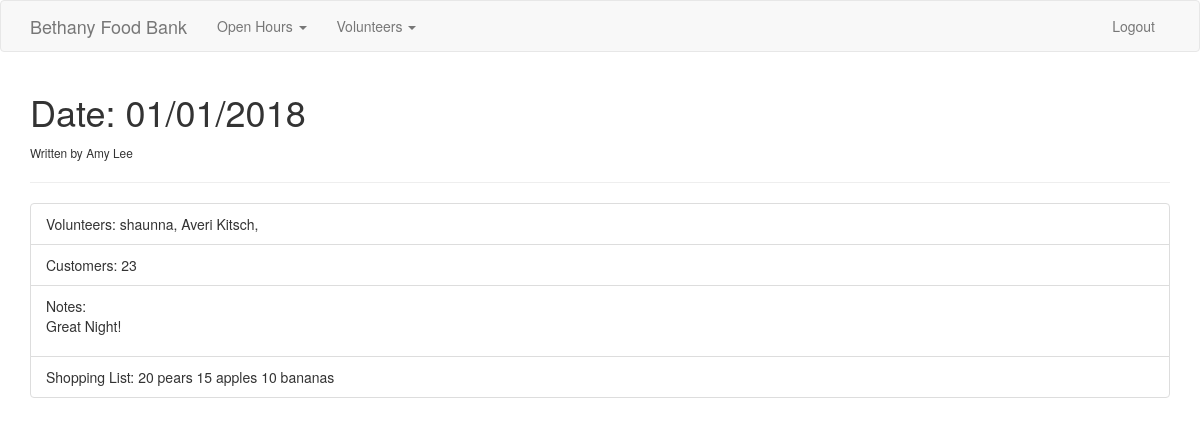
/openhours/1/notes (signed in), run on an earlier commit of the app's database.
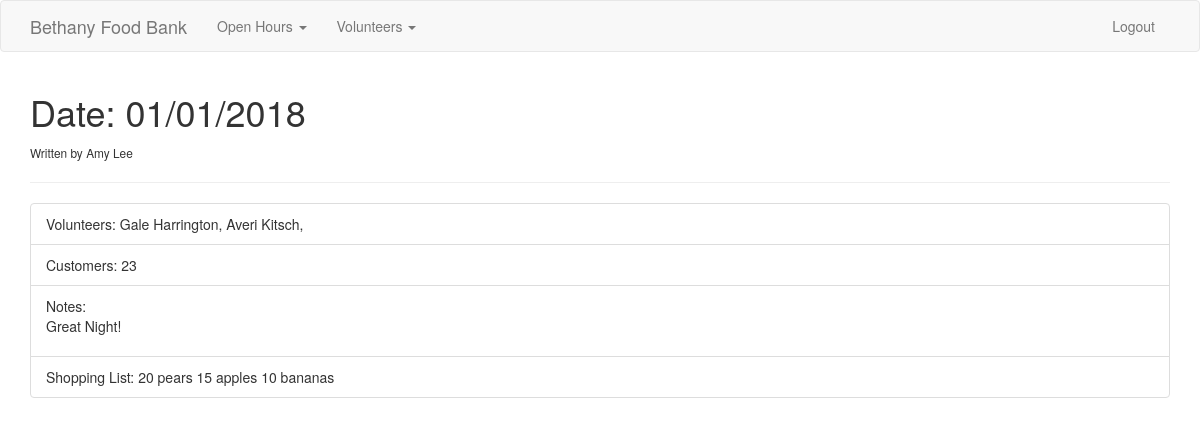
And on a later commit of the database.
### app/models.py (models this page shows, shortened)
class Volunteer(db.Model):
    id = db.Column(db.Integer(), primary_key=True)
    name = db.Column(db.String(100), unique=True)
    role = db.Column(db.String(50))
    email = db.Column(db.String(255), nullable=False)
    active = db.Column(db.Boolean)
    openhours = db.relationship('Openhour', secondary=openhour_volunteers, backref='ohvolunteers', lazy='subquery')
    openhour_shoppers = db.relationship('Openhour', secondary=openhour_shoppers, backref='ohshoppers', lazy='subquery')
    notes = db.relationship('Note', backref='openhour', lazy=True)

### app/openhours/views.py (the view)
@openhours_blueprint.route('/<string:id>/notes')
@admin_logged_in
def notes(id):
    openhour = Openhour.query.get(id)
    notes = openhour.notes[0]
    author = Volunteer.query.get(notes.author)
    return render_template('notes.html', notes=notes, openhour=openhour, author=author)

### app/login_helpers.py (called while the page is built)
def admin_logged_in(f):
    @wraps(f)
    def wrap(*args, **kwargs):
        if 'user' in session and session['user']=='admin':
            return f(*args, **kwargs)
        else:
            flash('You must have admin privileges to complete this action', 'danger')
            return redirect(url_for('index'))
    return wrap

### app/openhours/templates/notes.html
{% extends 'layout.html' %}
{% block body %}
  <h1>Date: {{ openhour.date.strftime('%m/%d/%Y') }}</h1>
  <small>Written by {{ author.name }}</small>
  <hr>
  <div class="">
    <ul class="list-group">
      <li class="list-group-item">Volunteers:
        {% for volunteer in openhour.volunteers %}
          <span>{{volunteer.name}}, </span>
        {% endfor %}
      </li>
      <li class="list-group-item">Customers: {{ notes.customers }}</li>
      <li class="list-group-item">Notes: {{ notes.body | safe }}</li>
      <li class="list-group-item">Shopping List: {{ notes.shopping | safe }}</li>
    </ul>
  </div>
{% endblock %}

What changed in the data, as far as the page shows it:
removed Volunteer: name "shaunna"
added Volunteer: name "Gale Harrington"
